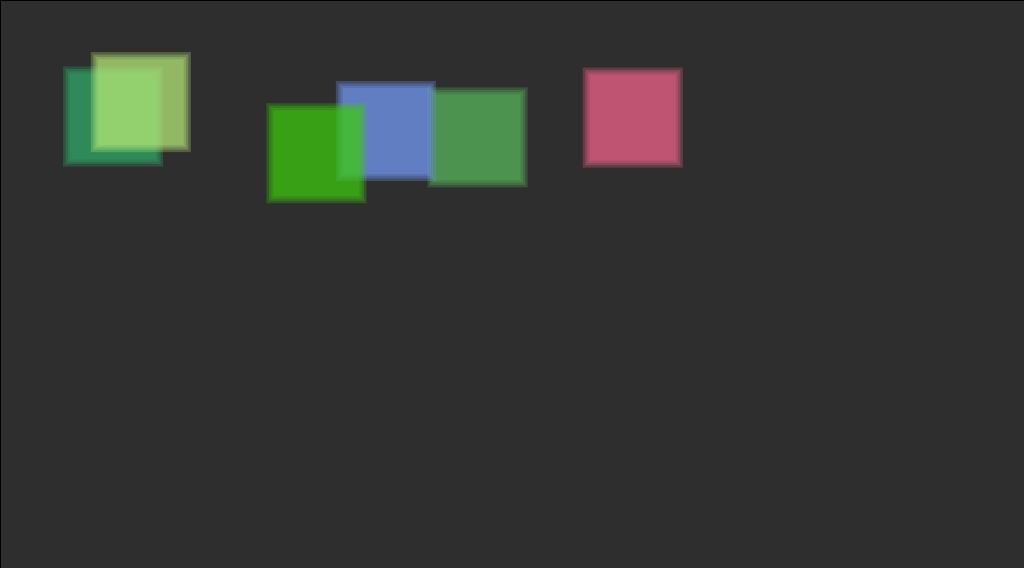
Frame 1 (no input)
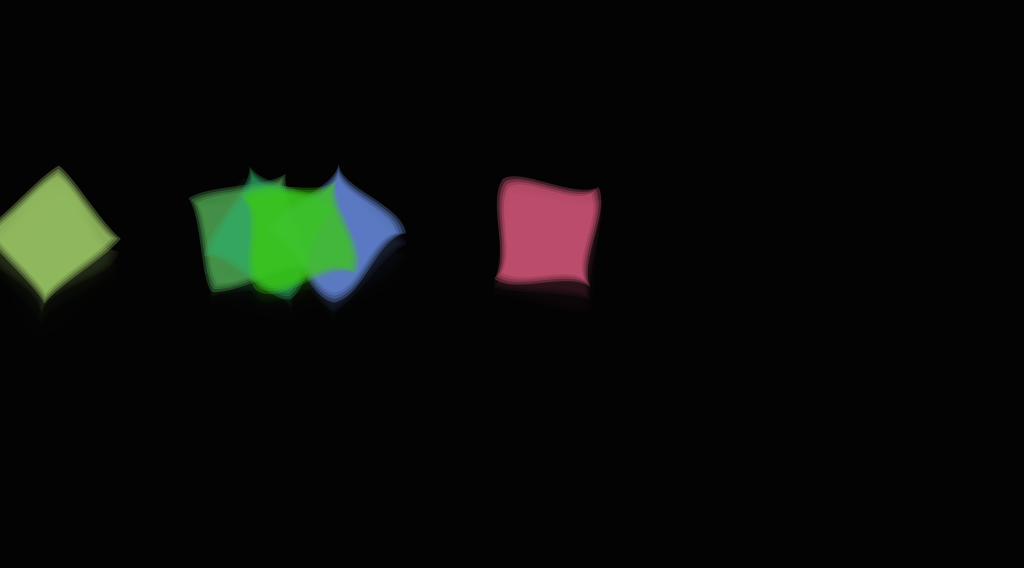
Frame 60 (the mouse pressed at the canvas centre just before this capture)
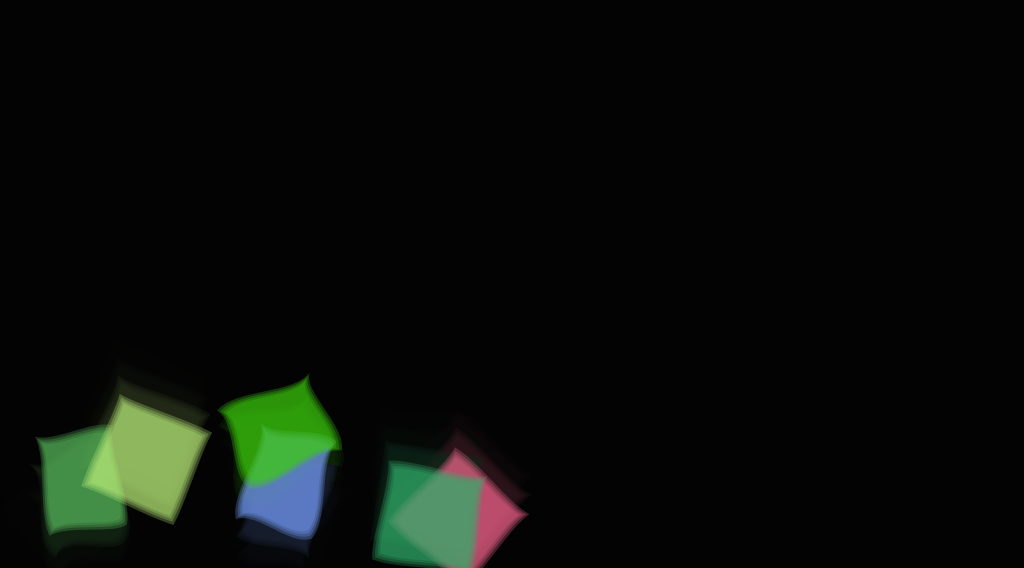
Frame 120 (the mouse held since frame 60 and released just before this capture)

The Processing sketch that drew these frames (run headless with seeded random() and noise(); from frame 60 on, the mouse is pressed at the canvas centre):

// Processing sketch: processing_49201
// ── processing_49201.pde

ArrayList squares;


void setup()
{
  colorMode(HSB);
  size(1024,568);
  frameRate(50);

  smooth();
  squares = new ArrayList();
  
  for (int i = 0; i < 6; ++i)
  {
    squares.add(new jello_square(random(100,width-100),random(100,height-400)));
  }
  
}



void draw()
{
  //fill(3,220);
  fill(3,200);
  rect(0,0,width,height); //motion blur?
  //background(3); //mostly black
  //add some texture later
  jello_square temp;
  for(int i=0; i < squares.size(); ++i)
  {
    temp = (jello_square)squares.get(i);
    temp.render();
  }
    
  
}


class jello_square
{
  float xpos, ypos;
  float vx, vy; //velocity
  color s_color;
  float x_size, y_size;
  float cx1, cy1, cx2, cy2;
  float offset;
  float count; //timer
  float period;
  float ideal_y;
  float rotate_speed, rotate_amt;
  
  jello_square(float ix, float iy)
  {
    xpos = ix;
    ypos = iy;
    x_size = 50;  //distance from center, actual shape is 2 * x_size
    y_size = x_size;
    ideal_y = y_size;
    s_color = color(round(random(255)),round(random(120,255)),round(random(170,255)),70); //eventually randomize
    offset = 0;  //magnitude of sine disturbance along edges
    count = 0;
    period = 1; //what to divide count by to get sin input
    vy = 0;
    vx = random(-4,4);
    rotate_speed = 0.0;
    rotate_amt = 0;
    
  }
  
  void render()
  {
    offset = offset * 0.979;  //vibrations decrease
    y_size = 0.9*y_size + 0.1*ideal_y;
    rotate_amt += rotate_speed;
    rotate_speed *= 0.955;
    
    count = count + 1;
    fill(s_color);
    noStroke();
    pushMatrix();
    translate(xpos,ypos);
    rotate(rotate_amt);
    
    for(int i = 0; i < 4; ++i) //number of shapes
    {
    beginShape();
    vertex(-x_size,y_size); //top left
    curveVertex(-2*x_size, y_size + offset*sin(count/period));
    curveVertex(-x_size,y_size); //top left
    curveVertex(x_size,y_size); //top right
    curveVertex(2*x_size,y_size - offset*sin(count/period));
    vertex(x_size,y_size); //top right
    curveVertex(x_size + offset*sin(count/period),2*y_size);
    curveVertex(x_size,y_size); //top right
    curveVertex(x_size,-y_size); //bottom right
    curveVertex(x_size - offset*sin(count/period), -y_size);
    vertex(x_size,-y_size); //bottom right
    curveVertex(2*x_size, -y_size + offset*sin(count/period));
    curveVertex(x_size,-y_size); //bottom right
    curveVertex(-x_size, -y_size);
    curveVertex(-2*x_size, -y_size - offset*sin(count/period));
    vertex(-x_size, -y_size);
    curveVertex(-x_size + offset*sin(count/period), -2*y_size);
    curveVertex(-x_size,-y_size);
    curveVertex(-x_size,y_size);
    curveVertex(-x_size - offset*sin(count/period), 2*y_size);
 
    endShape();
    scale(0.95);
    }
    popMatrix();
    
    vy += 0.5;
    ypos += vy;
    xpos += vx;
    
    if (ypos > height - y_size)
    {
      ypos = height - y_size;
      vy = -vy;
      offset = random(160,200);
      period = random(0.7,2);
      y_size = ideal_y * 0.7;
      rotate_speed = vx*random(0.03,0.1);
    }
    
    if (xpos > width - x_size)
    {
      xpos = width - x_size;
      vx = -vx;
    }
    else if(xpos < x_size)
    {
      xpos = x_size;
      vx = -vx;
    }
    
  }
    
}

void keyPressed(){
  noLoop();
  //save("screenshot_p2_2.png");

}

void mousePressed(){
  loop();
}
